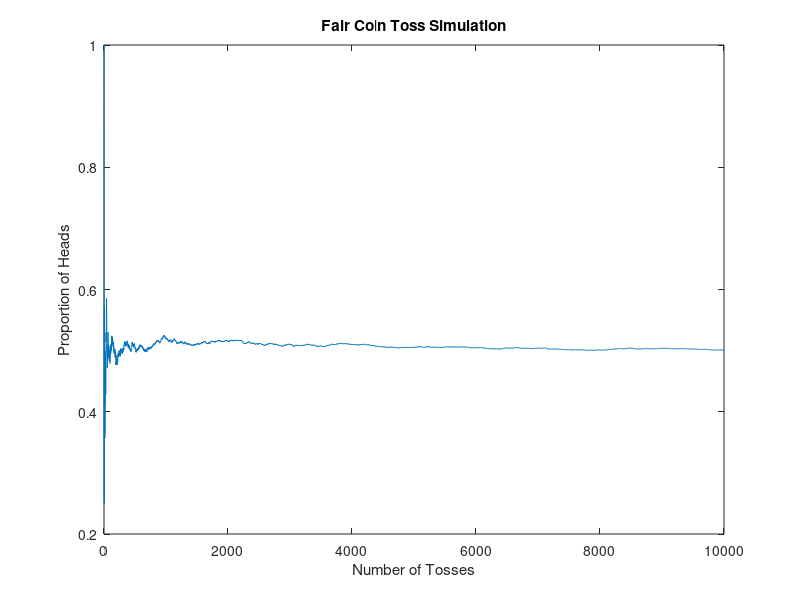
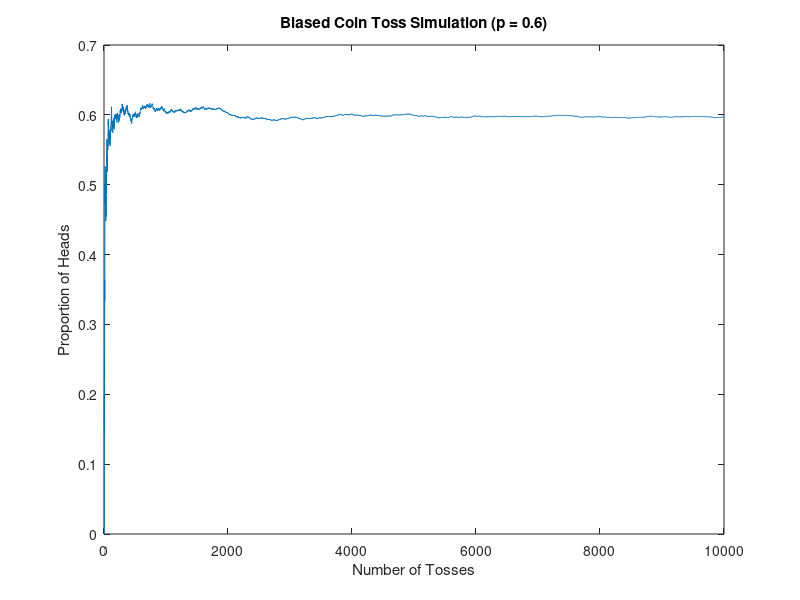

Reproduce these figures in MATLAB, in order.
% Name - Sourabh
% Roll no - 202351138

tossCount = 10000;
% Step 0: Set the number of tosses
% tossCount = 10000;

% Step 1: Generate random numbers between 0 and 1 for each toss
rng(42); % for reproducibility
fairCoinToss = rand(1, tossCount);

% Step 2: Simulate fair coin toss results (1 for heads, 0 for tails)
fairCoinResult = fairCoinToss >= 0.5;

% Step 3: Calculate cumulative sum of heads over tosses
fairCoinHeads = cumsum(fairCoinResult);

% Step 4: Generate the sequence of toss numbers
fairCoinTossNums = 1:tossCount;

% Step 5: Calculate the cumulative proportion of heads at each toss
fairCoinHeadProp = fairCoinHeads ./ fairCoinTossNums;

% Step 6: Plot results for fair coin
figure;
plot(fairCoinTossNums, fairCoinHeadProp);
title('Fair Coin Toss Simulation');
xlabel('Number of Tosses');
ylabel('Proportion of Heads');

% Repeat the process for a biased coin with probability of heads as some 'p'
% biased_p = 0.7; % probability of heads
biased_p = 0.6;
biasedCoinToss = rand(1, tossCount);
biasedCoinResults = biasedCoinToss < biased_p;
biasedCoinHeads = cumsum(biasedCoinResults);
biasedCoinTossNums = 1:tossCount;
biasedCoinHeadProp = biasedCoinHeads ./ biasedCoinTossNums;

figure;
plot(biasedCoinTossNums, biasedCoinHeadProp);
title(['Biased Coin Toss Simulation (p = ', num2str(biased_p), ')']);
xlabel('Number of Tosses');
ylabel('Proportion of Heads');

% My observations

% 1. For the fair coin, as you repeat the experiment many times (ie increase n), we can expect that the percentage of heads out of all flips will become close to 50%, which is why it should be familiar from Weak Law if Large Numbers.

% 2. For the described biased coin, we should have seen that probability of heads approaching this biased_p value in our simulation.

% 3. The convergence of the fair coin simulation is slower than its biased counterpart.

% 4. The Strong Law of Large Numbers Unraveled This seemingly subtle exchange between limit and probability operations in the Strong Law of Large Numbers is brought out more clearly by simulating it for fair, FLLN or biased coins.